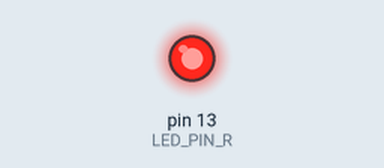
Simulated run of this sketch. Board: Arduino Uno, built with avr-gcc and run on an emulated ATmega328P. Parts: output pins drawn as LEDs (lit = HIGH).

Above: at 1.7 s.
At 6.2 s:
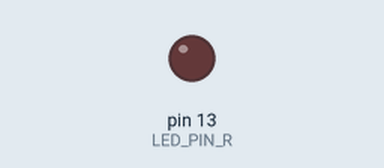
Timing chart, 0 to 9.1 s (numbered marks = the images above):
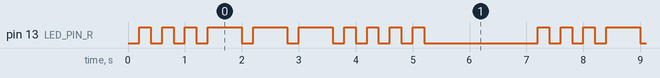

Measured:
- by itself, pin 13 (LED_PIN_R): repeats every 7.0 s: 2 × (LOW 0.20 s, HIGH 0.20 s), 3 × (LOW 0.20 s, HIGH 0.60 s), 4 × (LOW 0.20 s, HIGH 0.20 s), LOW 2.0 s, HIGH 0.20 s
- by itself, everything shown: repeats every 7.0 s, in 20 steps

The sketch:

sketch_mar19a.ino
```cpp
#define LED_PIN_R 13
unsigned long previousMillis = 0;
int step = 0;
int interval = 200;


void setup() {
  // put your setup code here, to run once:
  Serial.begin(115200);
  pinMode(LED_PIN_R, OUTPUT);
}

void loop() {
  // put your main code here, to run repeatedly:
  unsigned long currentMillis= millis();

  if (currentMillis - previousMillis >= interval) {
    previousMillis = currentMillis;

  int currentState = digitalRead(LED_PIN_R);  // 定义当前LED状态
    digitalWrite(LED_PIN_R, !currentState);

  if (digitalRead(LED_PIN_R) == HIGH) {
      if (step < 3 || step >= 6) interval = 200;
      else interval = 600;
    }
    else {
      step++;
      if (step < 10) {
        interval = 200;
      } else {
        interval = 2000;
        step = 0;
      }
    }
  }
}
```
